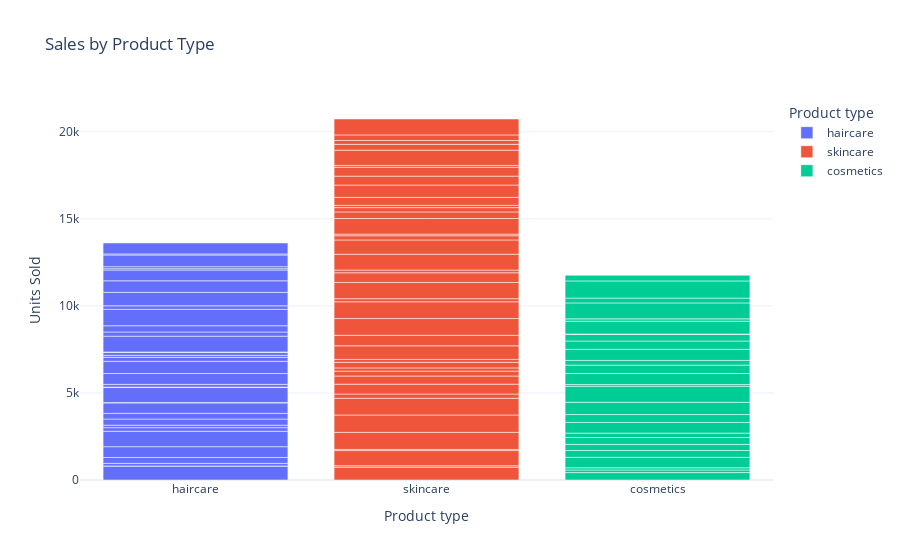

Here is the notebook cell this chart was saved with:
### Markdown cell above
Analyze the Sales by Product Type.

### Code cell
fig2 = px.bar(data, x="Product type", y="Number of products sold", color="Product type",
              title="Sales by Product Type",
              labels={"Number of products sold": "Units Sold"})
fig2.show()

### Figure 1 — Plotly figure (JSON) as saved in the notebook; plotly's stock layout.template omitted (floating-point values rounded to 4 significant figures)
{"data": [{"hovertemplate": "Product type=%{x}<br>Units Sold=%{y}<extra></extra>", "legendgroup": "haircare", "marker": {"color": "#636efa", "pattern": {"shape": ""}}, "name": "haircare", "orientation": "v", "showlegend": true, "textposition": "auto", "type": "bar", "x": ["haircare", "haircare", "haircare", "haircare", "haircare", "haircare", "haircare", "haircare", "haircare", "haircare", "haircare", "haircare", "haircare", "haircare", "haircare", "haircare", "haircare", "haircare", "haircare", "haircare", "haircare", "haircare", "haircare", "haircare", "haircare", "haircare", "haircare", "haircare", "haircare", "haircare", "haircare", "haircare", "haircare", "haircare"], "xaxis": "x", "y": [802, 8, 147, 336, 620, 884, 209, 142, 353, 327, 598, 24, 859, 29, 154, 622, 701, 227, 117, 163, 32, 904, 241, 359, 946, 198, 774, 663, 618, 79, 114, 672, 62, 627], "yaxis": "y"}, {"hovertemplate": "Product type=%{x}<br>Units Sold=%{y}<extra></extra>", "legendgroup": "skincare", "marker": {"color": "#EF553B", "pattern": {"shape": ""}}, "name": "skincare", "orientation": "v", "showlegend": true, "textposition": "auto", "type": "bar", "x": ["skincare", "skincare", "skincare", "skincare", "skincare", "skincare", "skincare", "skincare", "skincare", "skincare", "skincare", "skincare", "skincare", "skincare", "skincare", "skincare", "skincare", "skincare", "skincare", "skincare", "skincare", "skincare", "skincare", "skincare", "skincare", "skincare", "skincare", "skincare", "skincare", "skincare", "skincare", "skincare", "skincare", "skincare", "skincare", "skincare", "skincare", "skincare", "skincare", "skincare"], "xaxis": "x", "y": [736, 83, 871, 65, 980, 996, 960, 249, 562, 469, 280, 187, 320, 168, 781, 602, 963, 963, 176, 933, 556, 155, 910, 820, 242, 93, 896, 380, 246, 134, 457, 704, 513, 511, 106, 872, 336, 223, 320, 913], "yaxis": "y"}, {"hovertemplate": "Product type=%{x}<br>Units Sold=%{y}<extra></extra>", "legendgroup": "cosmetics", "marker": {"color": "#00cc96", "pattern": {"shape": ""}}, "name": "cosmetics", "orientation": "v", "showlegend": true, "textposition": "auto", "type": "bar", "x": ["cosmetics", "cosmetics", "cosmetics", "cosmetics", "cosmetics", "cosmetics", "cosmetics", "cosmetics", "cosmetics", "cosmetics", "cosmetics", "cosmetics", "cosmetics", "cosmetics", "cosmetics", "cosmetics", "cosmetics", "cosmetics", "cosmetics", "cosmetics", "cosmetics", "cosmetics", "cosmetics", "cosmetics", "cosmetics", "cosmetics"], "xaxis": "x", "y": [426, 150, 126, 601, 391, 352, 394, 253, 616, 449, 705, 919, 99, 633, 484, 270, 637, 478, 375, 25, 737, 134, 916, 276, 987, 324], "yaxis": "y"}], "layout": {"barmode": "relative", "legend": {"title": {"text": "Product type"}, "tracegroupgap": 0}, "title": {"text": "Sales by Product Type"}, "xaxis": {"anchor": "y", "categoryarray": ["haircare", "skincare", "cosmetics"], "categoryorder": "array", "domain": [0, 1], "title": {"text": "Product type"}}, "yaxis": {"anchor": "x", "domain": [0, 1], "title": {"text": "Units Sold"}}}}
